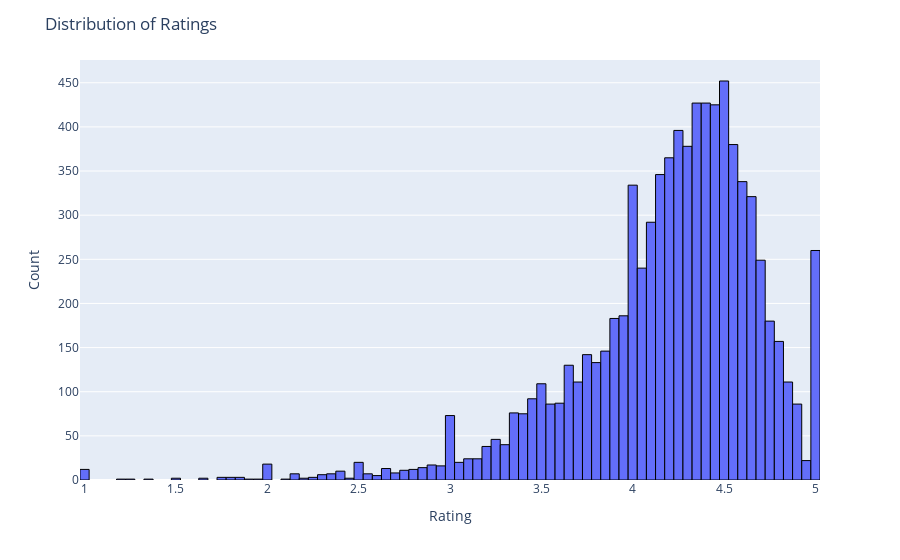
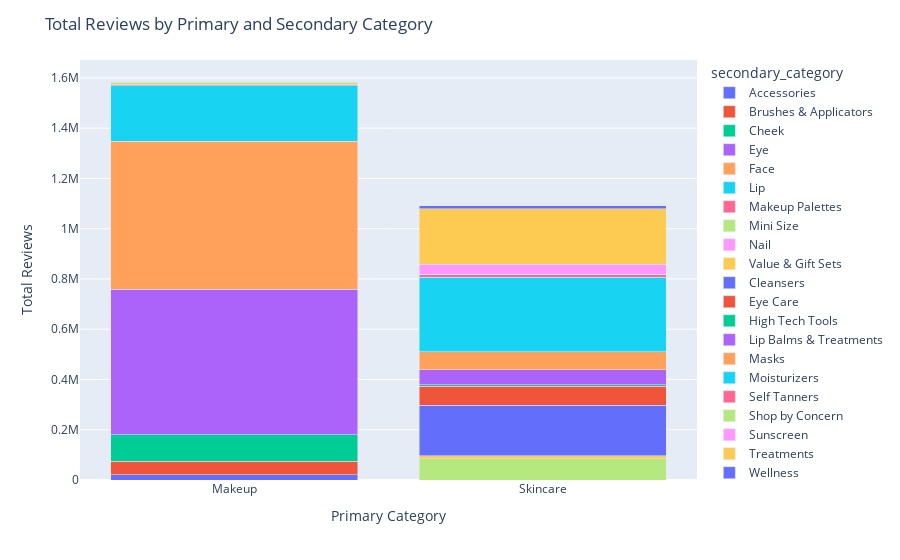

The code cell stored with these charts, in order, in its notebook:
### Markdown cell above
## Visualisations with Accompanying Code

In the dashboard, some graphs are used for descriptive visualisation, and other used for more actionable insight. 3 key visualisations have been chosen to discuss in more detail below.

The histogram was key to display the distribution of product ratings across Sephora. They predominantly fall within the range of 3.5 to 5, however, there are several products with very low ratings which could potentially be removed to allow greater emphasis of successful existing products and the introduction of trending products. The data is assumed to roughly follow a normal distribution, although shifted slightly, hence 99.7% of the data will fall withing 3 standard deviations of the mean (Anderson, 2020). This is suggested as a suitable threshold for product removal, meaning products below a rating of 2.6 would be considered for removal from Sephora’s product line by executives, when looked at in conjunction with other factors, such as sales performance. Although there may be outliers, it is unlikely that a product with such a low average rating would be popular, with a large customer base however, the number of reviews can be checked before removal, and evaluate each on a case-by-case basis. 

Brands were sorted based on rating and the bottom 5% were visualised using a pairplot. This was used to evaluate these brands based on rating, reviews and number of loves to consider all factors of customer opinions at once. This reduces the potential that a low rated brand could have a very popular standout product which would be rashly removed, hence brands which were low for all 3 could also be considered for removal from Sephora, alongside other relevant factors. The scatterplot nature of each square allows pre-attentive processing of standout brands. For example, the brand Floral Street has substantially more reviews, and Slip has substantially more loves, so these may not be sensible brands to remove, as they may have a standout product which is a customer favorite or are just a successful brand despite the low rating. On the other hand, the brand 19-69 s consistently near the bottom left of the graphs, hence has great potential to be dropped by Sephora.

The stacked bar chart was created based on the insight gained from the previous bubble plot, demonstrating that makeup is the most successful sector, and skincare is a potential growth category which is increasing in popularity. Hence the subcategories are investigated, to determine each’s contribution to the overall sector through its part-to-whole relationship. Face and eye are the largest categories in makeup, both staples of an everyday makeup routine, so when considering new strategies, it’s important that Sephora doesn’t neglect the basics. Many products within these categories are staples that customers will repurchase for many years, so Sephora want to decrease customer churn rate by ensuring these products remain available and attractive. The case is similar with skincare, as cleansers and moisturisers are prominent, and both used in an everyday skincare routine, so Sephora should ensure these are well stocked on their website to ensure customer loyalty. However, there is also a large contribution from treatments, which is more of a broad category where customers tend to experiment more, hence Sephora want to ensure they are considering new product releases, as product formula is constantly improving, and novel ingredients can often be trending areas. Furthermore, the first graph demonstrated that skincare is a high value category, which was identified early on in investigation as mentioned in the week 8 blog post. Within this, treatments can often come at a high price point, hence this is an ideal category to exploit, in terms of product selection and marketing of these products.

### Code cell
#histogram
fig_histogram = px.histogram(sephora, x="rating", nbins=100)
fig_histogram.update_traces(marker=dict(line=dict(width=1, color='black')))
fig_histogram.update_layout(
    title="Distribution of Ratings",  # Title of the plot
    xaxis_title="Rating",            # Label for the x-axis
    yaxis_title="Count"              # Label for the y-axis
)
fig_histogram.show()

#pairplot
brand = sephora.groupby(["brand_name"]).agg(
    reviews_sum=('reviews', 'sum'),
    rating_mean=('rating', 'mean'),
    loves_sum=('loves_count', 'sum')
).reset_index()
brand_sorted = brand.sort_values(by='rating_mean')
lowest_brand = brand_sorted.iloc[: -int(brand_sorted.shape[0] * 0.95), :] 

pair_seph=sns.pairplot(data=lowest_brand, hue="brand_name", diag_kind="hist", height=3)
plt.suptitle("Pairplot of Brands with Lowest 5% Ratings", fontsize=16, y=1.02)
plt.show()

#stacked bar chart
seph_sm = sephora[sephora['primary_category'].isin(['Makeup', 'Skincare'])]
sm_data=seph_sm.groupby(["primary_category", "secondary_category"])[["loves_count","reviews"]].sum().reset_index()
# Create the stacked bar plot
fig_stacked = px.bar(sm_data, x="primary_category", y="reviews", color="secondary_category",
                     hover_data=['reviews'], barmode='stack')
fig_stacked.update_layout(
    title="Total Reviews by Primary and Secondary Category",  
    xaxis_title="Primary Category",  
    yaxis_title="Total Reviews"     
)
fig_stacked.show()

### Figure 1 — Plotly figure (JSON) as saved in the notebook; plotly's stock layout.template omitted (floating-point values rounded to 4 significant figures; data arrays with more than 128 entries replaced by an {"elided": "..."} marker saying what was removed)
{"data": [{"alignmentgroup": "True", "bingroup": "x", "hovertemplate": "rating=%{x}<br>count=%{y}<extra></extra>", "legendgroup": "", "marker": {"color": "#636efa", "line": {"color": "black", "width": 1}, "pattern": {"shape": ""}}, "name": "", "nbinsx": 100, "offsetgroup": "", "orientation": "v", "showlegend": false, "type": "histogram", "x": {"elided": "8216 float values"}, "xaxis": "x", "yaxis": "y"}], "layout": {"barmode": "relative", "legend": {"tracegroupgap": 0}, "margin": {"t": 60}, "title": {"text": "Distribution of Ratings"}, "xaxis": {"anchor": "y", "domain": [0, 1], "title": {"text": "Rating"}}, "yaxis": {"anchor": "x", "domain": [0, 1], "title": {"text": "Count"}}}}

### Figure 2 — Plotly figure (JSON) as saved in the notebook; plotly's stock layout.template omitted (floating-point values rounded to 4 significant figures)
{"data": [{"alignmentgroup": "True", "hovertemplate": "secondary_category=Accessories<br>primary_category=%{x}<br>reviews=%{y}<extra></extra>", "legendgroup": "Accessories", "marker": {"color": "#636efa", "pattern": {"shape": ""}}, "name": "Accessories", "offsetgroup": "Accessories", "orientation": "v", "showlegend": true, "textposition": "auto", "type": "bar", "x": ["Makeup"], "xaxis": "x", "y": [21563], "yaxis": "y"}, {"alignmentgroup": "True", "hovertemplate": "secondary_category=Brushes & Applicators<br>primary_category=%{x}<br>reviews=%{y}<extra></extra>", "legendgroup": "Brushes & Applicators", "marker": {"color": "#EF553B", "pattern": {"shape": ""}}, "name": "Brushes & Applicators", "offsetgroup": "Brushes & Applicators", "orientation": "v", "showlegend": true, "textposition": "auto", "type": "bar", "x": ["Makeup"], "xaxis": "x", "y": [52356], "yaxis": "y"}, {"alignmentgroup": "True", "hovertemplate": "secondary_category=Cheek<br>primary_category=%{x}<br>reviews=%{y}<extra></extra>", "legendgroup": "Cheek", "marker": {"color": "#00cc96", "pattern": {"shape": ""}}, "name": "Cheek", "offsetgroup": "Cheek", "orientation": "v", "showlegend": true, "textposition": "auto", "type": "bar", "x": ["Makeup"], "xaxis": "x", "y": [106952], "yaxis": "y"}, {"alignmentgroup": "True", "hovertemplate": "secondary_category=Eye<br>primary_category=%{x}<br>reviews=%{y}<extra></extra>", "legendgroup": "Eye", "marker": {"color": "#ab63fa", "pattern": {"shape": ""}}, "name": "Eye", "offsetgroup": "Eye", "orientation": "v", "showlegend": true, "textposition": "auto", "type": "bar", "x": ["Makeup"], "xaxis": "x", "y": [578853], "yaxis": "y"}, {"alignmentgroup": "True", "hovertemplate": "secondary_category=Face<br>primary_category=%{x}<br>reviews=%{y}<extra></extra>", "legendgroup": "Face", "marker": {"color": "#FFA15A", "pattern": {"shape": ""}}, "name": "Face", "offsetgroup": "Face", "orientation": "v", "showlegend": true, "textposition": "auto", "type": "bar", "x": ["Makeup"], "xaxis": "x", "y": [588548], "yaxis": "y"}, {"alignmentgroup": "True", "hovertemplate": "secondary_category=Lip<br>primary_category=%{x}<br>reviews=%{y}<extra></extra>", "legendgroup": "Lip", "marker": {"color": "#19d3f3", "pattern": {"shape": ""}}, "name": "Lip", "offsetgroup": "Lip", "orientation": "v", "showlegend": true, "textposition": "auto", "type": "bar", "x": ["Makeup"], "xaxis": "x", "y": [219845], "yaxis": "y"}, {"alignmentgroup": "True", "hovertemplate": "secondary_category=Makeup Palettes<br>primary_category=%{x}<br>reviews=%{y}<extra></extra>", "legendgroup": "Makeup Palettes", "marker": {"color": "#FF6692", "pattern": {"shape": ""}}, "name": "Makeup Palettes", "offsetgroup": "Makeup Palettes", "orientation": "v", "showlegend": true, "textposition": "auto", "type": "bar", "x": ["Makeup"], "xaxis": "x", "y": [5290], "yaxis": "y"}, {"alignmentgroup": "True", "hovertemplate": "secondary_category=Mini Size<br>primary_category=%{x}<br>reviews=%{y}<extra></extra>", "legendgroup": "Mini Size", "marker": {"color": "#B6E880", "pattern": {"shape": ""}}, "name": "Mini Size", "offsetgroup": "Mini Size", "orientation": "v", "showlegend": true, "textposition": "auto", "type": "bar", "x": ["Makeup", "Skincare"], "xaxis": "x", "y": [9039, 85353], "yaxis": "y"}, {"alignmentgroup": "True", "hovertemplate": "secondary_category=Nail<br>primary_category=%{x}<br>reviews=%{y}<extra></extra>", "legendgroup": "Nail", "marker": {"color": "#FF97FF", "pattern": {"shape": ""}}, "name": "Nail", "offsetgroup": "Nail", "orientation": "v", "showlegend": true, "textposition": "auto", "type": "bar", "x": ["Makeup"], "xaxis": "x", "y": [4100], "yaxis": "y"}, {"alignmentgroup": "True", "hovertemplate": "secondary_category=Value & Gift Sets<br>primary_category=%{x}<br>reviews=%{y}<extra></extra>", "legendgroup": "Value & Gift Sets", "marker": {"color": "#FECB52", "pattern": {"shape": ""}}, "name": "Value & Gift Sets", "offsetgroup": "Value & Gift Sets", "orientation": "v", "showlegend": true, "textposition": "auto", "type": "bar", "x": ["Makeup", "Skincare"], "xaxis": "x", "y": [1146, 11994], "yaxis": "y"}, {"alignmentgroup": "True", "hovertemplate": "secondary_category=Cleansers<br>primary_category=%{x}<br>reviews=%{y}<extra></extra>", "legendgroup": "Cleansers", "marker": {"color": "#636efa", "pattern": {"shape": ""}}, "name": "Cleansers", "offsetgroup": "Cleansers", "orientation": "v", "showlegend": true, "textposition": "auto", "type": "bar", "x": ["Skincare"], "xaxis": "x", "y": [200088], "yaxis": "y"}, {"alignmentgroup": "True", "hovertemplate": "secondary_category=Eye Care<br>primary_category=%{x}<br>reviews=%{y}<extra></extra>", "legendgroup": "Eye Care", "marker": {"color": "#EF553B", "pattern": {"shape": ""}}, "name": "Eye Care", "offsetgroup": "Eye Care", "orientation": "v", "showlegend": true, "textposition": "auto", "type": "bar", "x": ["Skincare"], "xaxis": "x", "y": [74711], "yaxis": "y"}, {"alignmentgroup": "True", "hovertemplate": "secondary_category=High Tech Tools<br>primary_category=%{x}<br>reviews=%{y}<extra></extra>", "legendgroup": "High Tech Tools", "marker": {"color": "#00cc96", "pattern": {"shape": ""}}, "name": "High Tech Tools", "offsetgroup": "High Tech Tools", "orientation": "v", "showlegend": true, "textposition": "auto", "type": "bar", "x": ["Skincare"], "xaxis": "x", "y": [5916], "yaxis": "y"}, {"alignmentgroup": "True", "hovertemplate": "secondary_category=Lip Balms & Treatments<br>primary_category=%{x}<br>reviews=%{y}<extra></extra>", "legendgroup": "Lip Balms & Treatments", "marker": {"color": "#ab63fa", "pattern": {"shape": ""}}, "name": "Lip Balms & Treatments", "offsetgroup": "Lip Balms & Treatments", "orientation": "v", "showlegend": true, "textposition": "auto", "type": "bar", "x": ["Skincare"], "xaxis": "x", "y": [61393], "yaxis": "y"}, {"alignmentgroup": "True", "hovertemplate": "secondary_category=Masks<br>primary_category=%{x}<br>reviews=%{y}<extra></extra>", "legendgroup": "Masks", "marker": {"color": "#FFA15A", "pattern": {"shape": ""}}, "name": "Masks", "offsetgroup": "Masks", "orientation": "v", "showlegend": true, "textposition": "auto", "type": "bar", "x": ["Skincare"], "xaxis": "x", "y": [70324], "yaxis": "y"}, {"alignmentgroup": "True", "hovertemplate": "secondary_category=Moisturizers<br>primary_category=%{x}<br>reviews=%{y}<extra></extra>", "legendgroup": "Moisturizers", "marker": {"color": "#19d3f3", "pattern": {"shape": ""}}, "name": "Moisturizers", "offsetgroup": "Moisturizers", "orientation": "v", "showlegend": true, "textposition": "auto", "type": "bar", "x": ["Skincare"], "xaxis": "x", "y": [296428], "yaxis": "y"}, {"alignmentgroup": "True", "hovertemplate": "secondary_category=Self Tanners<br>primary_category=%{x}<br>reviews=%{y}<extra></extra>", "legendgroup": "Self Tanners", "marker": {"color": "#FF6692", "pattern": {"shape": ""}}, "name": "Self Tanners", "offsetgroup": "Self Tanners", "orientation": "v", "showlegend": true, "textposition": "auto", "type": "bar", "x": ["Skincare"], "xaxis": "x", "y": [11923], "yaxis": "y"}, {"alignmentgroup": "True", "hovertemplate": "secondary_category=Shop by Concern<br>primary_category=%{x}<br>reviews=%{y}<extra></extra>", "legendgroup": "Shop by Concern", "marker": {"color": "#B6E880", "pattern": {"shape": ""}}, "name": "Shop by Concern", "offsetgroup": "Shop by Concern", "orientation": "v", "showlegend": true, "textposition": "auto", "type": "bar", "x": ["Skincare"], "xaxis": "x", "y": [15], "yaxis": "y"}, {"alignmentgroup": "True", "hovertemplate": "secondary_category=Sunscreen<br>primary_category=%{x}<br>reviews=%{y}<extra></extra>", "legendgroup": "Sunscreen", "marker": {"color": "#FF97FF", "pattern": {"shape": ""}}, "name": "Sunscreen", "offsetgroup": "Sunscreen", "orientation": "v", "showlegend": true, "textposition": "auto", "type": "bar", "x": ["Skincare"], "xaxis": "x", "y": [40841], "yaxis": "y"}, {"alignmentgroup": "True", "hovertemplate": "secondary_category=Treatments<br>primary_category=%{x}<br>reviews=%{y}<extra></extra>", "legendgroup": "Treatments", "marker": {"color": "#FECB52", "pattern": {"shape": ""}}, "name": "Treatments", "offsetgroup": "Treatments", "orientation": "v", "showlegend": true, "textposition": "auto", "type": "bar", "x": ["Skincare"], "xaxis": "x", "y": [221100], "yaxis": "y"}, {"alignmentgroup": "True", "hovertemplate": "secondary_category=Wellness<br>primary_category=%{x}<br>reviews=%{y}<extra></extra>", "legendgroup": "Wellness", "marker": {"color": "#636efa", "pattern": {"shape": ""}}, "name": "Wellness", "offsetgroup": "Wellness", "orientation": "v", "showlegend": true, "textposition": "auto", "type": "bar", "x": ["Skincare"], "xaxis": "x", "y": [10478], "yaxis": "y"}], "layout": {"barmode": "stack", "legend": {"title": {"text": "secondary_category"}, "tracegroupgap": 0}, "margin": {"t": 60}, "title": {"text": "Total Reviews by Primary and Secondary Category"}, "xaxis": {"anchor": "y", "domain": [0, 1], "title": {"text": "Primary Category"}}, "yaxis": {"anchor": "x", "domain": [0, 1], "title": {"text": "Total Reviews"}}}}
